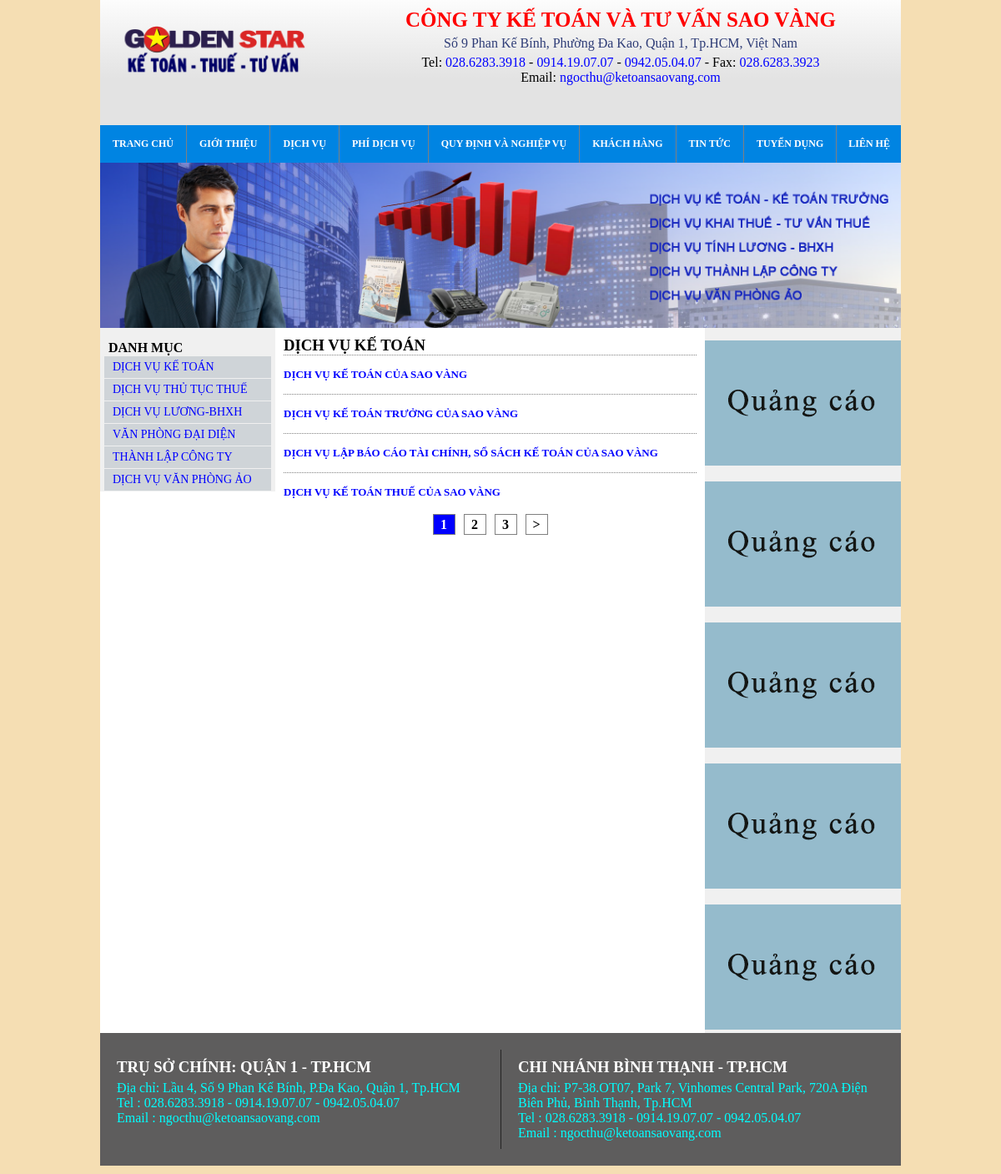
Screenshot of /dichvu/ with the database file from the repository.
### trangchu/models.py (models this page shows)
class Menu(models.Model):
    menu_parent = models.ForeignKey('self', on_delete=models.CASCADE, default = None,  blank=True, null=True)
    menu_title = models.CharField(max_length = 255, unique=True)
    menu_link = models.CharField(max_length=500)
    menu_order = models.IntegerField(default=0)
    def __str__(self):
        return self.menu_title

### dichvu/models.py (models this page shows, shortened)
class DichVu(models.Model):
    menu = models.ForeignKey(Menu, on_delete=models.CASCADE)
    tieu_de =  models.CharField(max_length=255)
    noi_dung = models.TextField()

### dichvu/views.py (the view)
# urls.py: path('', views.dich_vu, name = 'dich_vu'),
def dich_vu(request):
    danh_muc_dich_vu = Menu.objects.filter(menu_parent = Menu.objects.get(menu_link='/dichvu/'))
    cac_dich_vu = DichVu.objects.filter(menu = danh_muc_dich_vu[0]).order_by('pk')
    page = request.GET.get('page', 1)
    paginator = Paginator(cac_dich_vu, 4)
    try:
        dichvus = paginator.page(page)
    except PageNotAnInteger:
        dichvus = paginator.page(1)
    except EmptyPage:
        dichvus = paginator.page(paginator.num_pages)
    return render(request,'dichvu/dichvu_main.html', {'danh_muc_dich_vu': danh_muc_dich_vu,
                                                        'dichvus': dichvus,
                                                        'xu_ly_phan_trang':phan_trang(dichvus.number, dichvus.paginator.num_pages, 2),
                                                        'main_menu': create_menu(None)})

### trangchu/views.py (called while the page is built)
def create_menu(node):
    items = Menu.objects.filter(menu_parent = node).order_by("menu_order")
    main_menu = []
    for item in items:
        main_menu.append({
            "item":item,
            "children": create_menu(item),
        })
    return main_menu

### dichvu/templates/dichvu/dichvu_main.html (shortened to what this page needs)
{% extends 'dichvu/dichvu_base.html' %}
{% block left_menu %}
{% for item in danh_muc_dich_vu %}
<li><a href="{% url 'dich_vu_theo_loai' item.id %}">{{item}}</a></li>
{% endfor %}
{% endblock %}
{% block main_content %}
<h3>{{ dichvus.0.menu }}</h3>
{% for dich_vu in dichvus %}
<div class="item">
    <h4><a href="{% url 'chi_tiet_dich_vu' dich_vu.id %}" class="dichvu">{{ dich_vu.tieu_de }}</a></h4>
</div>
{% endfor %}
{% if dichvus.paginator.num_pages > 1 %}
    <ul class="naginator">
        {% for page in dichvus.paginator.page_range %}
        {% if dichvus.number == page %}
        <li><span>{{page}}</span></li>
        {% elif page >= xu_ly_phan_trang.trang_bat_dau and page <= xu_ly_phan_trang.trang_ket_thuc %}
        <li><a href="?page={{page}}">{{page}}</a></li>
        {% endif %}
        {% endfor %}
        {% if dichvus.has_next %}
        <li><a href="?page={{ dichvus.next_page_number}}">	&gt;</a></li>
        {% endif %}
    </ul>
    {% endif %}
{% endblock %}

### trangchu/templates/base.html (shortened to what this page needs)
<!DOCTYPE html>
{% load static %}
<html lang="en">
<head>
    <link rel="stylesheet" href="{% static 'css/style.css' %}" />
    <link rel="stylesheet" href="https://cdnjs.cloudflare.com/ajax/libs/font-awesome/4.7.0/css/font-awesome.min.css">
</head>
<body>
    <header>
        <div id="logo">
            <a href="{% url 'index' %}">
                    <img src="{% static 'images/LOGO_SAOVANG_KT_THUE_TV_02_2.png' %}" alt="Không thể load logo!">
            </a>
        </div>
        <div class="right">
            <h1>CÔNG TY KẾ TOÁN VÀ TƯ VẤN SAO VÀNG</h1>
            <p class="dia_chi">Số 9 Phan Kế Bính, Phường Đa Kao, Quận 1, Tp.HCM, Việt Nam</p>
            <p>Tel:
                <span>028.6283.3918</span> -
                <span>0914.19.07.07</span> -
                <span>0942.05.04.07</span> -
                Fax: <span>028.6283.3923</span>
            </p>
            <p>Email: <span>ngocthu@ketoansaovang.com</span></p>
        </div>
    </header>
    <nav>
        <ul>
            {% for item in main_menu %}
            <li><a href="{{item.item.menu_link}}">{{ item.item }}</a>
            </li>
            {% endfor %}
        </ul>
    </nav>
    <div class="container">
        <img src="{% static 'images/keToanBanner.png' %}" alt="">
        {% block container %}
        <div class="left_content">
            {% block left_content %}{% endblock %}
        </div>
        <div class="right_content">
            <a href="{% url 'index' %}">
                <img src="{% static 'images/quangcao.png' %}" alt="">
            </a>
            <a href="{% url 'index' %}">
                <img src="{% static 'images/quangcao.png' %}" alt="">
            </a>
            <a href="{% url 'index' %}">
                <img src="{% static 'images/quangcao.png' %}" alt="">
            </a>
            <a href="{% url 'index' %}">
                <img src="{% static 'images/quangcao.png' %}" alt="">
            </a>
            <a href="{% url 'index' %}">
                <img src="{% static 'images/quangcao.png' %}" alt="">
            </a>
        </div>
        {% endblock %}
    </div>
    <footer>
        <div class="content">
            <h3>TRỤ SỞ CHÍNH: QUẬN 1 - TP.HCM</h3>
            <p><span>Địa chỉ</span>: <span>Lầu 4, Số 9 Phan Kế Bính, P.Đa Kao, Quận 1, Tp.HCM</span></p>
            <p>
                <span>Tel</span>
                :
                <span>028.6283.3918 - 0914.19.07.07 - 0942.05.04.07</span>
            </p>
            <p>
                <span>Email</span>
                :
                <span>ngocthu@ketoansaovang.com</span>
            </p>
        </div>
        <div class="content">
            <h3>CHI NHÁNH BÌNH THẠNH - TP.HCM</h3>
            <p><span>Địa chỉ</span>: <span>P7-38.OT07, Park 7, Vinhomes Central Park, 720A Điện Biên Phủ, Bình Thạnh, Tp.HCM</span></p>
            <p>
                <span>Tel</span>
                :
                <span>028.6283.3918 - 0914.19.07.07 - 0942.05.04.07</span>
            </p>
            <p>
                <span>Email</span>
                :
                <span>ngocthu@ketoansaovang.com</span>
            </p>
        </div>
    </footer>
</body>
</html>

### static/CSS/style.css (style rules this page uses)
* { margin: 0px; padding: 0px; box-sizing: border-box; }
body { background-color: wheat; }
header { height: 160px; width: 960px; padding: 0px; margin: 0px auto; margin-top: -10px; background: rgb(227,227,227); background: linear-gradient(0deg, rgba(227,227,227,1) 35%, rgba(255,255,255,1) 100%); }
header #logo { display: block; float: left; margin: 0; width: 30%; height: 100%; text-align: center; display: flex; flex-wrap: wrap; align-content:center; }
header #logo img { width: 250px; }
header .right { display: block; text-align: center; padding-top: 20px; }
header .right h1 { font-size: 25px; padding-bottom: 5px; color: red; }
header .right .dia_chi { padding-bottom: 5px; color: #01125ace; }
header .right span { color: blue; }
nav { width: 960px; margin:0 auto; padding: 0; font-size: 12px; }
nav li { list-style: none; }
nav > ul > li { float: left; }
nav a { padding: 15px 15px; color: white; font-weight: bold; text-decoration: none; display: inline-block; background-color: #0084e2; }
nav>ul { text-align: center; }
nav>ul>li { position: relative; }
nav>ul>li>a { border-right: 1px solid gray; }
nav>ul>li:last-child>a { padding-left: 14px; padding-right: 13px; border-right: none; }
.container { width: 960px; margin:0 auto; background-color: white; }
.container::after { content: ""; clear: both; display: table; }
.container > img { width: 960px; display: block; }
.container .left_content { width: 725px; display: block; float: left; }
.container .right_content { width: 235px; float: right; background-color: #f0f0f0; }
footer { background-color: #5e5d5d; width: 960px; margin:0 auto; }
footer::after { content: " "; clear: both; display: table; }
footer h3 { color: white; margin-bottom: 5px; }
footer .content { float: left; width: 50%; box-sizing: border-box; padding: 10px 20px; margin: 20px 0px; color: rgb(0, 255, 255) }
footer .content:not(:first-child) { border-left: 1px solid rgba(0, 0, 0, 0.623); }
.left_menu li { list-style: none; }
.left_menu a { display: block; padding-top: 5px; padding-bottom: 5px; padding-left: 10px; margin: 1px 5px; font-size: 14px; text-decoration: none; background-color: #cfd4d8f6; color: blue; text-transform: capitalize; }
.container .right .item::after { content: ""; clear: both; display: table; }
.container .right .item { border-top: 1px dotted gray; padding-top: 15px; padding-bottom:15px; }
.container .right .naginator { text-align: center; display: block; }
.container .right .naginator::after { content: ""; clear: both; display: table; }
.container .right .naginator li { list-style: none; display: inline-block; }
.container .right .naginator span { margin: 3px; border: 1px solid gray; color: white; font-weight: bold; background-color: blue; display: block; width: 27px; line-height: 23px; }
.container .right .naginator a { margin: 3px; border: 1px solid gray; text-decoration: none; color: black; font-weight: bold; display: block; width: 27px; line-height: 23px; }
.dichvu { text-decoration: none; color: blue; display: block; float: left; font-size: 13px; }
.right_content img { margin-top: 15px; }

### rows the page displays
Menu: item "TRANG CHỦ"
Menu: item "GIỚI THIỆU"
Menu: item "DỊCH VỤ"
Menu: item "PHÍ DỊCH VỤ"
Menu: item "QUY ĐỊNH VÀ NGHIỆP VỤ"
Menu: item "KHÁCH HÀNG"
Menu: item "TIN TỨC"
Menu: item "TUYỂN DỤNG"
Menu: item "LIÊN HỆ"
Menu: menu_title "DỊCH VỤ KẾ TOÁN"
Menu: menu_title "DỊCH VỤ THỦ TỤC THUẾ"
Menu: menu_title "DỊCH VỤ LƯƠNG-BHXH"
Menu: menu_title "VĂN PHÒNG ĐẠI DIỆN"
Menu: menu_title "THÀNH LẬP CÔNG TY"
Menu: menu_title "DỊCH VỤ VĂN PHÒNG ẢO"
DichVu: menu.menu_title "DỊCH VỤ KẾ TOÁN", tieu_de "DỊCH VỤ KẾ TOÁN CỦA SAO VÀNG"
DichVu: tieu_de "DỊCH VỤ KẾ TOÁN TRƯỞNG CỦA SAO VÀNG"
DichVu: tieu_de "DỊCH VỤ LẬP BÁO CÁO TÀI CHÍNH, SỔ SÁCH KẾ TOÁN CỦA SAO VÀNG"
DichVu: tieu_de "DỊCH VỤ KẾ TOÁN THUẾ CỦA SAO VÀNG"

### other values shown
{{ page }} "1"
{{ page }} "2" "3"
